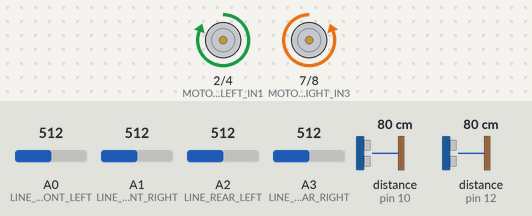
This sketch was run on a simulated Arduino Uno, built with avr-gcc and run on an emulated ATmega328P. Parts: motor-driver pin pairs drawn as motors (green arrow = first pin HIGH = forward, orange = second pin HIGH = backward, longer = more drive, scaled by the enable pin). Wiring (inferred from the names in the program): 2 × ultrasonic range finder: trigger pin 9, echo pin 10 / trigger pin 11, echo pin 12. Inputs (shaded band) come from the test bench; at power-on: distance to the obstacle (sensors on pin 10, pin 12) 80 cm, A0 (LINE_FRONT_LEFT) = 512, A1 (LINE_FRONT_RIGHT) = 512, A2 (LINE_REAR_LEFT) = 512, A3 (LINE_REAR_RIGHT) = 512. The echo pulse lasts 58.3 µs per cm.

Above: at 2.2 s.
2.3 s: distance to the obstacle (sensor on pin 10) set to 6 cm
5.8 s: distance to the obstacle (sensor on pin 10) set to 3 cm
At 6.7 s:
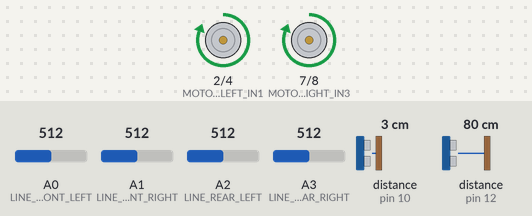
7.3 s: distance to the obstacle (sensor on pin 10) set to 9 cm
At 8.1 s:
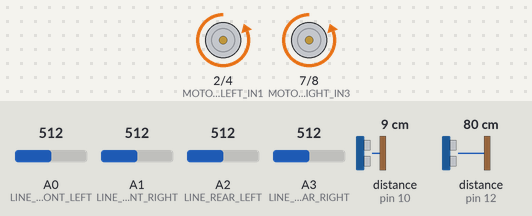
12.5 s: distance to the obstacle (sensor on pin 10) set to 2 cm
At 13.6 s:
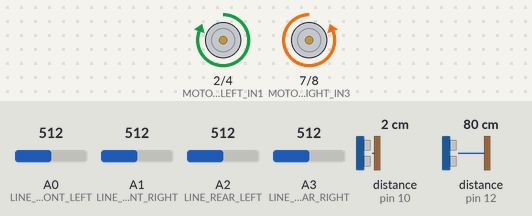
Timing chart, 0 to 15.5 s (numbered marks = the images above; inputs shaded):
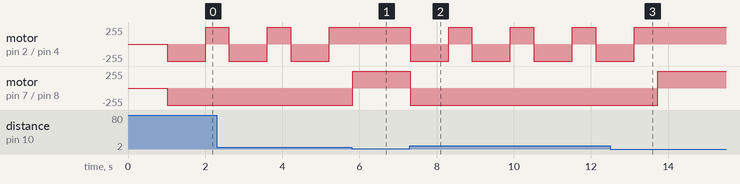

Measured:
- the behaviour switches between 5 and 4 cm on distance to the obstacle (sensor on pin 10) (found by bisection; images 0 and 1)
- after the input at 5.8 s, motor on pin 2 (MOTOR_LEFT_IN1) / pin 4 (MOTOR_LEFT_IN2): stays forward 255/255 (without the input it goes to backward 255/255 after 0.03 s); motor on pin 7 (MOTOR_RIGHT_IN3) / pin 8 (MOTOR_RIGHT_IN4): backward 255/255 → forward 255/255 at once
- after the input at 7.3 s, motor on pin 2 (MOTOR_LEFT_IN1) / pin 4 (MOTOR_LEFT_IN2): alternates forward 255/255 for 0.60 s and backward 255/255 for 1.0 s, starting at once; motor on pin 7 (MOTOR_RIGHT_IN3) / pin 8 (MOTOR_RIGHT_IN4): forward 255/255 → backward 255/255 at once
- after the input at 12.5 s, motor on pin 2 (MOTOR_LEFT_IN1) / pin 4 (MOTOR_LEFT_IN2): goes on until 13.1 s, then stays forward 255/255; motor on pin 7 (MOTOR_RIGHT_IN3) / pin 8 (MOTOR_RIGHT_IN4): backward 255/255 → forward 255/255 after 1.2 s
- by itself, motor on pin 2 (MOTOR_LEFT_IN1) / pin 4 (MOTOR_LEFT_IN2): alternates forward 255/255 for 0.61 s and backward 255/255 for 1.0 s

The sketch:

main_ver1.ino
```cpp
// ==========================================
// 1. 상수 정의 (UPPER_SNAKE_CASE)
// ==========================================

// --- L298N 모터 드라이버 핀 설정 ---
const int MOTOR_LEFT_ENA = 3;       // 왼쪽 모터 속도 (PWM 필수)
const int MOTOR_LEFT_IN1 = 2;       // 왼쪽 모터 방향 1
const int MOTOR_LEFT_IN2 = 4;       // 왼쪽 모터 방향 2

const int MOTOR_RIGHT_IN3 = 7;      // 오른쪽 모터 방향 1
const int MOTOR_RIGHT_IN4 = 8;      // 오른쪽 모터 방향 2
const int MOTOR_RIGHT_ENB = 5;      // 오른쪽 모터 속도 (PWM 필수)

// --- 라인 센서 (아날로그 핀 사용) ---
const int LINE_FRONT_LEFT  = A0;     // 앞왼쪽 센서
const int LINE_FRONT_RIGHT = A1;     // 앞오른쪽 센서
const int LINE_REAR_LEFT   = A2;     // 뒤왼쪽 센서
const int LINE_REAR_RIGHT  = A3;     // 뒤오른쪽 센서

// --- 전면 초음파 센서 (디지털 핀 사용) ---
const int SONIC_LEFT_TRIG  = 9;
const int SONIC_LEFT_ECHO  = 10;
const int SONIC_RIGHT_TRIG = 11;
const int SONIC_RIGHT_ECHO = 12;

// --- [사용자 튜닝 매개변수] ---
// [라인 센서 임계값] 아날로그 값(0~1023). 테스트 후 바닥과 테이프의 경계값으로 수정하세요.
const int LINE_THRESHOLD = 500;

// [올인 모드 기준 거리] 이 거리(cm) 이내로 들어오면 라인 센서를 무시하고 돌진합니다.
const int ALL_IN_DISTANCE = 3;

// [모터 속도 설정] PWM (0~255). DC모터 최소 구동 속도에 맞추어 수정하세요.
const int MIN_SPEED = 100;          // 최저 속도 (거리가 멀 때)
const int MAX_SPEED = 255;          // 최고 속도 (거리가 가깝거나 회피/돌진 시)
const int SEARCH_SPEED = 140;       // 탐색 회전 속도

// [초음파 센서 탐지 한계 거리] (cm)
const int MAX_DETECT_DISTANCE = 50;

// [라인 탈출 회피 동작 시간 설정 (ms)] - 회전 각도(45도, 180도)에 맞춰 딜레이 시간을 튜닝하세요!
const unsigned long DELAY_RETREAT_180  = 1000; // 앞 두개 감지 시 1초 후진
const unsigned long DELAY_TURN_180     = 600;  // 180도 회전 시간 (테스트 후 수정)
const unsigned long DELAY_ADVANCE_REAR = 2000; // 뒤 두개 감지 시 2초 직진
const unsigned long DELAY_TURN_45      = 150;  // 45도 회전 시간 (테스트 후 수정)

// 필터링 버퍼 크기 (이동 평균 필터)
const int FILTER_SIZE = 3;

// ==========================================
// 2. 전역 변수 정의 (camelCase)
// ==========================================
int sonicLeftBuffer[FILTER_SIZE] = {0};
int sonicRightBuffer[FILTER_SIZE] = {0};
int sonicLeftIndex = 0;
int sonicRightIndex = 0;

// Non-blocking 타이머 변수
unsigned long escapeStartTime = 0;
unsigned long escapeDuration = 0;
bool isEscaping = false;

// ==========================================
// 3. Setup (초기화)
// ==========================================
void setup() {
  Serial.begin(115200);

  // 모터 핀 모드
  pinMode(MOTOR_LEFT_ENA, OUTPUT);
  pinMode(MOTOR_LEFT_IN1, OUTPUT);
  pinMode(MOTOR_LEFT_IN2, OUTPUT);
  pinMode(MOTOR_RIGHT_IN3, OUTPUT);
  pinMode(MOTOR_RIGHT_IN4, OUTPUT);
  pinMode(MOTOR_RIGHT_ENB, OUTPUT);

  // 초음파 핀 모드
  pinMode(SONIC_LEFT_TRIG, OUTPUT);
  pinMode(SONIC_LEFT_ECHO, INPUT);
  pinMode(SONIC_RIGHT_TRIG, OUTPUT);
  pinMode(SONIC_RIGHT_ECHO, INPUT);

  // 경기 시작 직후 준비 동작
  stopMotors();
  delay(1000);
}

// ==========================================
// 4. Loop (메인 제어 루프)
// ==========================================
void loop() {
  // 1. 센서 값 갱신 (초음파 필터링 적용)
  int distLeft = getFilteredDistance(SONIC_LEFT_TRIG, SONIC_LEFT_ECHO, sonicLeftBuffer, sonicLeftIndex);
  int distRight = getFilteredDistance(SONIC_RIGHT_TRIG, SONIC_RIGHT_ECHO, sonicRightBuffer, sonicRightIndex);

  // 2. 상대가 올인 기준 거리(ALL_IN_DISTANCE = 3cm) 이내에 있는지 확인
  bool isAllInMode = (distLeft <= ALL_IN_DISTANCE || distRight <= ALL_IN_DISTANCE);

  // 3. 라인 회피 동작 진행 중인지 확인 (Non-blocking 처리)
  if (isEscaping) {
    if (millis() - escapeStartTime < escapeDuration) {
      return; // 회피 시간이 끝나지 않았으면 해당 회피 동작 지속
    } else {
      isEscaping = false; // 회피 완료
    }
  }

  // 4. [우선순위 1] 라인 센서 체크 (단, 올인 모드일 때는 라인 무시하고 직진)
  if (!isAllInMode) {
    if (checkAndHandleLineSensors()) {
      return; // 라인 회피 동작이 시작되었으면 루프 종료
    }
  } else {
    // 올인 모드 : 라인이 감지되어도 무시하고 최고 속도로 돌진
    moveForward(MAX_SPEED, MAX_SPEED);
    return;
  }

  // 5. [우선순위 2] 초음파 추적 (상대 거리 비례 속도 제어)
  if (distLeft <= MAX_DETECT_DISTANCE || distRight <= MAX_DETECT_DISTANCE) {
    handleTargetTracking(distLeft, distRight);
    return;
  }

  // 6. [우선순위 3] 탐색 모드 (상대를 잃어버렸을 때 : 제자리 회전)
  spinInPlace(SEARCH_SPEED);
}

// ==========================================
// 5. 주요 로직 처리 함수
// ==========================================

// --- 라인 센서 처리 함수 ---
bool checkAndHandleLineSensors() {
  // 아날로그 값 읽기 (값 기준 센서에 맞게 조정)
  bool isFrontLeft  = analogRead(LINE_FRONT_LEFT) > LINE_THRESHOLD;
  bool isFrontRight = analogRead(LINE_FRONT_RIGHT) > LINE_THRESHOLD;
  bool isRearLeft   = analogRead(LINE_REAR_LEFT) > LINE_THRESHOLD;
  bool isRearRight  = analogRead(LINE_REAR_RIGHT) > LINE_THRESHOLD;

  // 조건 1: 앞쪽 센서 2개 모두 감지 -> 1초 후진 후 180도 회전
  if (isFrontLeft && isFrontRight) {
    moveBackward(MAX_SPEED, MAX_SPEED);
    delay(DELAY_RETREAT_180); // 후진은 정확성을 위해 짧은 delay 허용
    turnRight(MAX_SPEED);
    startEscapeTimer(DELAY_TURN_180);
    return true;
  }
  // 조건 2: 뒤쪽 센서 2개 모두 감지 -> 2초 직진 (최대 속도)
  else if (isRearLeft && isRearRight) {
    moveForward(MAX_SPEED, MAX_SPEED);
    startEscapeTimer(DELAY_ADVANCE_REAR);
    return true;
  }
  // 조건 3: 앞 왼쪽만 감지 -> 오른쪽 45도 회전
  else if (isFrontLeft) {
    turnRight(MAX_SPEED);
    startEscapeTimer(DELAY_TURN_45);
    return true;
  }
  // 조건 4: 앞 오른쪽만 감지 -> 왼쪽 45도 회전
  else if (isFrontRight) {
    turnLeft(MAX_SPEED);
    startEscapeTimer(DELAY_TURN_45);
    return true;
  }
  // 조건 5: 뒤 왼쪽만 감지 -> 왼쪽 45도 회전
  else if (isRearLeft) {
    turnLeft(MAX_SPEED);
    startEscapeTimer(DELAY_TURN_45);
    return true;
  }
  // 조건 6: 뒤 오른쪽만 감지 -> 오른쪽 45도 회전
  else if (isRearRight) {
    turnRight(MAX_SPEED);
    startEscapeTimer(DELAY_TURN_45);
    return true;
  }

  return false; // 라인 감지 안됨
}

// --- 타깃 추적 및 비례 속도 제어 함수 ---
void handleTargetTracking(int distLeft, int distRight) {
  // 유효 감지 거리 계산
  int targetDistance = min(distLeft, distRight);

  // 거리(3cm ~ 50cm)에 반비례하게 PWM 속도(255 ~ 100) 매핑
  // 가까울수록(3cm) -> MAX_SPEED(255), 멀수록(50cm) -> MIN_SPEED(100)
  int calculatedSpeed = map(targetDistance, ALL_IN_DISTANCE, MAX_DETECT_DISTANCE, MAX_SPEED, MIN_SPEED);
  calculatedSpeed = constrain(calculatedSpeed, MIN_SPEED, MAX_SPEED); // 범위 제한

  if (distLeft <= MAX_DETECT_DISTANCE && distRight <= MAX_DETECT_DISTANCE) {
    // 정면 근처 : 직진
    moveForward(calculatedSpeed, calculatedSpeed);
  } else if (distLeft <= MAX_DETECT_DISTANCE) {
    // 좌측 편향 : 왼쪽 조향 접근 (오른쪽 모터를 더 빠르게)
    moveForward(calculatedSpeed / 2, calculatedSpeed);
  } else if (distRight <= MAX_DETECT_DISTANCE) {
    // 우측 편향 : 오른쪽 조향 접근 (왼쪽 모터를 더 빠르게)
    moveForward(calculatedSpeed, calculatedSpeed / 2);
  }
}

// Non-blocking 회피 타이머 시작
void startEscapeTimer(unsigned long duration) {
  escapeStartTime = millis();
  escapeDuration = duration;
  isEscaping = true;
}

// ==========================================
// 6. 초음파 센서 이동 평균 필터 (Moving Average Filter)
// ==========================================
int getFilteredDistance(int trigPin, int echoPin, int buffer[], int &index) {
  // 트리거 펄스 전송
  digitalWrite(trigPin, LOW);
  delayMicroseconds(2);
  digitalWrite(trigPin, HIGH);
  delayMicroseconds(10);
  digitalWrite(trigPin, LOW);

  // pulseIn 타임아웃 15ms 제한 (거리 약 2.5m, 응답 지연 최소화)
  long duration = pulseIn(echoPin, HIGH, 15000);
  int rawDistance = (duration == 0) ? MAX_DETECT_DISTANCE + 10 : duration * 0.034 / 2;

  // 버퍼 업데이트
  buffer[index] = rawDistance;
  index = (index + 1) % FILTER_SIZE;

  // 평균값 계산
  int sum = 0;
  for (int i = 0; i < FILTER_SIZE; i++) {
    sum += buffer[i];
  }
  return sum / FILTER_SIZE;
}

// ==========================================
// 7. L298N 모터 구동 하위 함수들
// ==========================================
void moveForward(int leftSpeed, int rightSpeed) {
  digitalWrite(MOTOR_LEFT_IN1, HIGH);
  digitalWrite(MOTOR_LEFT_IN2, LOW);
  analogWrite(MOTOR_LEFT_ENA, leftSpeed);

  digitalWrite(MOTOR_RIGHT_IN3, HIGH);
  digitalWrite(MOTOR_RIGHT_IN4, LOW);
  analogWrite(MOTOR_RIGHT_ENB, rightSpeed);
}

void moveBackward(int leftSpeed, int rightSpeed) {
  digitalWrite(MOTOR_LEFT_IN1, LOW);
  digitalWrite(MOTOR_LEFT_IN2, HIGH);
  analogWrite(MOTOR_LEFT_ENA, leftSpeed);

  digitalWrite(MOTOR_RIGHT_IN3, LOW);
  digitalWrite(MOTOR_RIGHT_IN4, HIGH);
  analogWrite(MOTOR_RIGHT_ENB, rightSpeed);
}

void turnLeft(int speed) {
  digitalWrite(MOTOR_LEFT_IN1, LOW);
  digitalWrite(MOTOR_LEFT_IN2, HIGH);
  analogWrite(MOTOR_LEFT_ENA, speed);

  digitalWrite(MOTOR_RIGHT_IN3, HIGH);
  digitalWrite(MOTOR_RIGHT_IN4, LOW);
  analogWrite(MOTOR_RIGHT_ENB, speed);
}

void turnRight(int speed) {
  digitalWrite(MOTOR_LEFT_IN1, HIGH);
  digitalWrite(MOTOR_LEFT_IN2, LOW);
  analogWrite(MOTOR_LEFT_ENA, speed);

  digitalWrite(MOTOR_RIGHT_IN3, LOW);
  digitalWrite(MOTOR_RIGHT_IN4, HIGH);
  analogWrite(MOTOR_RIGHT_ENB, speed);
}

void spinInPlace(int speed) {
  turnRight(speed); // 우측 제자리 회전으로 상대 탐색
}

void stopMotors() {
  digitalWrite(MOTOR_LEFT_IN1, LOW);
  digitalWrite(MOTOR_LEFT_IN2, LOW);
  digitalWrite(MOTOR_RIGHT_IN3, LOW);
  digitalWrite(MOTOR_RIGHT_IN4, LOW);
  analogWrite(MOTOR_LEFT_ENA, 0);
  analogWrite(MOTOR_RIGHT_ENB, 0);
}
```
